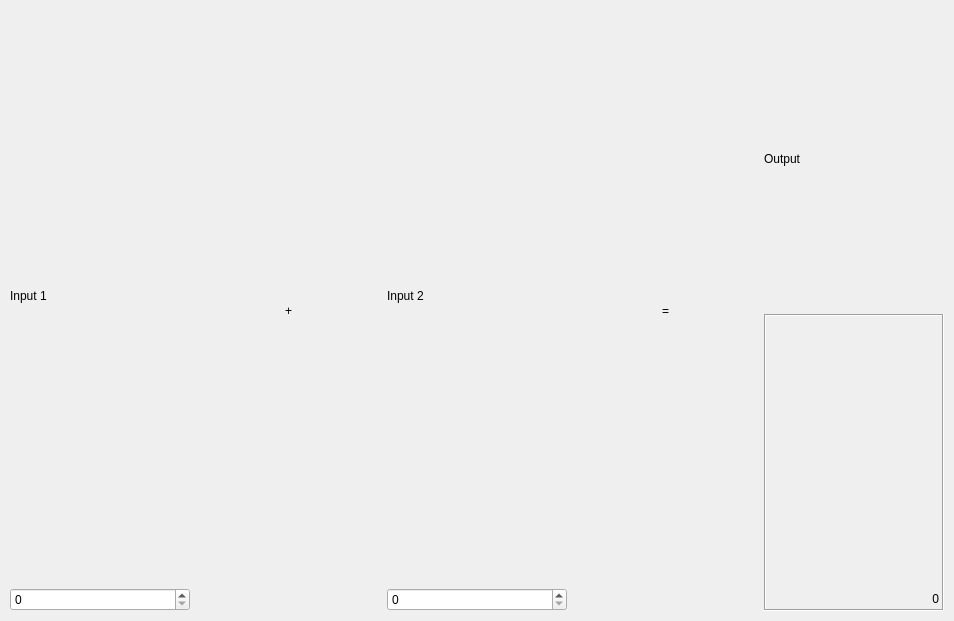
<?xml version="1.0" encoding="UTF-8"?>
<ui version="4.0">
 <class>CalculatorForm</class>
 <widget class="QWidget" name="CalculatorForm">
  <property name="geometry">
   <rect>
    <x>0</x>
    <y>0</y>
    <width>954</width>
    <height>621</height>
   </rect>
  </property>
  <property name="sizePolicy">
   <sizepolicy hsizetype="Preferred" vsizetype="Preferred">
    <horstretch>0</horstretch>
    <verstretch>0</verstretch>
   </sizepolicy>
  </property>
  <property name="windowTitle">
   <string>Calculator Form</string>
  </property>
  <layout class="QGridLayout">
   <property name="leftMargin">
    <number>9</number>
   </property>
   <property name="topMargin">
    <number>9</number>
   </property>
   <property name="rightMargin">
    <number>9</number>
   </property>
   <property name="bottomMargin">
    <number>9</number>
   </property>
   <property name="spacing">
    <number>6</number>
   </property>
   <item row="0" column="0">
    <layout class="QVBoxLayout">
     <property name="spacing">
      <number>6</number>
     </property>
     <property name="leftMargin">
      <number>1</number>
     </property>
     <property name="topMargin">
      <number>1</number>
     </property>
     <property name="rightMargin">
      <number>1</number>
     </property>
     <property name="bottomMargin">
      <number>1</number>
     </property>
     <item>
      <widget class="QLabel" name="label">
       <property name="text">
        <string>Input 1</string>
       </property>
      </widget>
     </item>
     <item>
      <widget class="QSpinBox" name="inputSpinBox1"/>
     </item>
    </layout>
   </item>
   <item row="0" column="4">
    <layout class="QVBoxLayout">
     <property name="spacing">
      <number>6</number>
     </property>
     <property name="leftMargin">
      <number>1</number>
     </property>
     <property name="topMargin">
      <number>1</number>
     </property>
     <property name="rightMargin">
      <number>1</number>
     </property>
     <property name="bottomMargin">
      <number>1</number>
     </property>
     <item>
      <widget class="QLabel" name="label_2_2_2">
       <property name="text">
        <string>Output</string>
       </property>
      </widget>
     </item>
     <item>
      <widget class="QLabel" name="outputWidget">
       <property name="frameShape">
        <enum>QFrame::Box</enum>
       </property>
       <property name="frameShadow">
        <enum>QFrame::Sunken</enum>
       </property>
       <property name="text">
        <string>0</string>
       </property>
       <property name="alignment">
        <set>Qt::AlignAbsolute|Qt::AlignBaseline|Qt::AlignBottom|Qt::AlignCenter|Qt::AlignHCenter|Qt::AlignHorizontal_Mask|Qt::AlignJustify|Qt::AlignLeading|Qt::AlignLeft|Qt::AlignRight|Qt::AlignTop|Qt::AlignTrailing|Qt::AlignVCenter|Qt::AlignVertical_Mask</set>
       </property>
      </widget>
     </item>
    </layout>
   </item>
   <item row="0" column="3">
    <widget class="QLabel" name="label_3_2">
     <property name="text">
      <string>=</string>
     </property>
     <property name="alignment">
      <set>Qt::AlignCenter</set>
     </property>
    </widget>
   </item>
   <item row="0" column="1">
    <widget class="QLabel" name="label_3">
     <property name="text">
      <string>+</string>
     </property>
     <property name="alignment">
      <set>Qt::AlignCenter</set>
     </property>
    </widget>
   </item>
   <item row="0" column="2">
    <layout class="QVBoxLayout">
     <property name="spacing">
      <number>6</number>
     </property>
     <property name="leftMargin">
      <number>1</number>
     </property>
     <property name="topMargin">
      <number>1</number>
     </property>
     <property name="rightMargin">
      <number>1</number>
     </property>
     <property name="bottomMargin">
      <number>1</number>
     </property>
     <item>
      <widget class="QLabel" name="label_2">
       <property name="text">
        <string>Input 2</string>
       </property>
      </widget>
     </item>
     <item>
      <widget class="QSpinBox" name="inputSpinBox2"/>
     </item>
    </layout>
   </item>
  </layout>
 </widget>
 <resources/>
 <connections/>
</ui>
